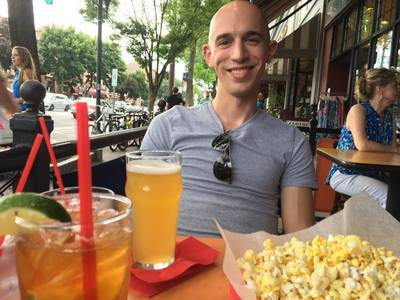
#> input picture opencv-rotate/images/saratoga.jpg, 400 x 300 px
$ python rotate_simple_mine.py --image images/saratoga.jpg
#> lines starting #> are read from the running program, lines starting #| are printed output that depends on the picture
import numpy as np
import argparse
import imutils
import cv2

# construct arg parse and parse arguments
ap = argparse.ArgumentParser()
ap.add_argument("-i", "--image", required=True,
    help="path to the image file")
args = vars(ap.parse_args())

# load image from disk
image = cv2.imread(args["image"])
#> image is the input picture: shape (300, 400, 3); mean B, G, R 92.4, 116.5, 141.6

# loop over rotation angles
for angle in np.arange(0, 360, 15):
    rotated = imutils.rotate(image, angle)
    cv2.imshow("Rotated (Problematic)", rotated)
    cv2.waitKey(0)
#> this loop made 24 passes
#> pass 2, `rotated = imutils.rotate(image, angle)`:
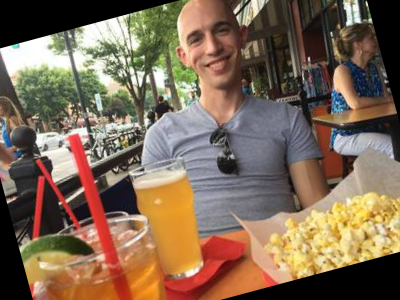
#> rotated: shape (300, 400, 3); mean B, G, R 85.1, 105.7, 126.9
#> pass 3, `rotated = imutils.rotate(image, angle)`:
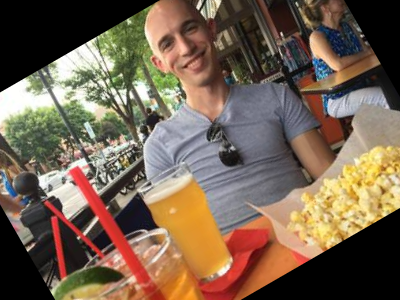
#> rotated: shape (300, 400, 3); mean B, G, R 80.4, 98.8, 117.9

# loop over the rotation angles again, this time ensuring
# no part of the image is cut off
for angle in np.arange(0, 360, 15):
    rotated = imutils.rotate_bound(image, angle)
    cv2.imshow("Rotated (Correct)", rotated)
    cv2.waitKey(0)
#> this loop made 24 passes
#> pass 2, `rotated = imutils.rotate_bound(image, angle)`:
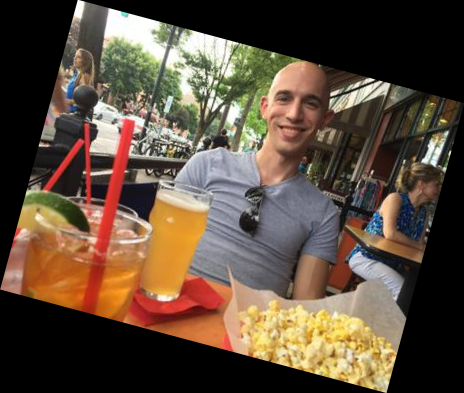
#> rotated: shape (393, 464, 3); mean B, G, R 60.8, 76.7, 93.2
#> pass 3, `rotated = imutils.rotate_bound(image, angle)`:
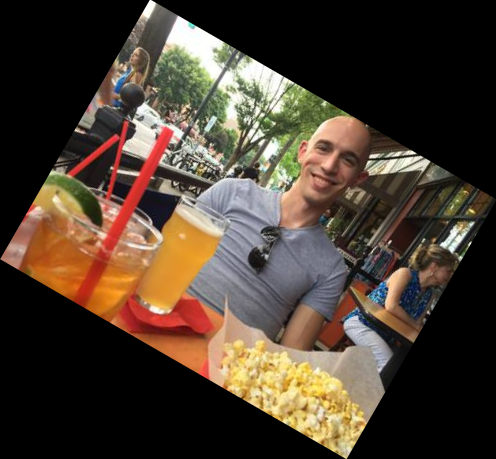
#> rotated: shape (459, 496, 3); mean B, G, R 48.7, 61.4, 74.7
